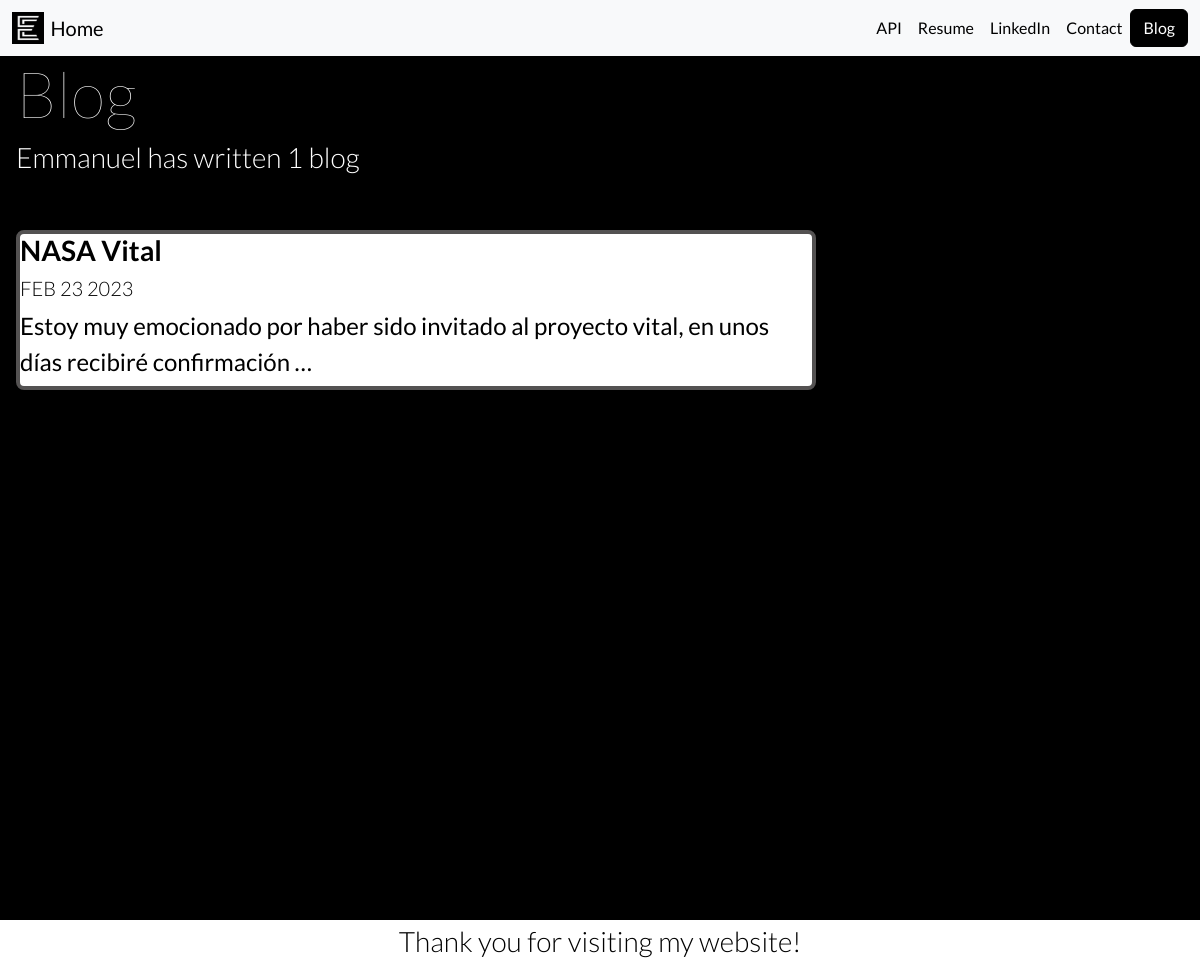
Screenshot of /blog/ with the database file from the repository.
### blog/models.py (models this page shows, shortened)
class Blog(models.Model):
    title = models.CharField(max_length=100)
    description = models.TextField()
    dateBlog = models.DateField()

### blog/views.py (the view)
# urls.py: path('', views.all_blogs, name='all_blogs'),
def all_blogs(request):
    blogs = Blog.objects.order_by('-dateBlog')[:5]
    return render(request, 'blog/all_blogs.html', {'blogs': blogs})

### blog/templates/blog/all_blogs.html
{% extends 'portfolio/base.html' %}
{% block content %}
<div style="margin-left:1rem">
    <div style="padding-bottom:3rem">
        <h1>Blog</h1>
        <h3>Emmanuel has written {{ blogs.count }} blog{{ blogs.count|pluralize }}</h2>
    </div>
    {% for blog in blogs %}
        <div class="boxBlog" style="margin-bottom:3rem">
            <a href="{% url 'blog:detail' blog.id %}" style="text-decoration:none;"><h3 style="color:black; font-weight:bold;">{{ blog.title }}</h3></a>
            <h5 style="color:black">{{ blog.dateBlog|date:'M d Y'|upper }}</h5>
            <p>{{ blog.description|striptags|truncatechars:100 }}<p>
        </div>
    {% endfor %}
</div>
{% endblock %}

### portfolio/static/portfolio/custom.css (style rules this page uses)
body { background-color: black; font-family: 'Lato', sans-serif; color: white; }
body, html { height: 100%; }
h1 { color: white; font-weight: 100; font-size: 4rem; }
p { font-size: 1.5rem; }
h3 { color: white; font-weight: 300; }
h5 { color: white; font-weight: 300; }
:root, [data-bs-theme="light"] { --bs-link-color: black; --bs-link-hover-color: black; }
.boxBlog { background-color: white; color: black; border-radius: 0.5rem; text-decoration-color: black; height: 10rem; width: 50rem; border: 0.25rem solid; border-color: rgb(84, 82, 82); }

### rows the page displays
Blog: title "NASA Vital", dateBlog "FEB 23 2023", description "Estoy muy emocionado por haber sido invitado al proyecto vital, en unos días recibiré confirmación …"

### other values shown
{{ blogs.count }} "1"
